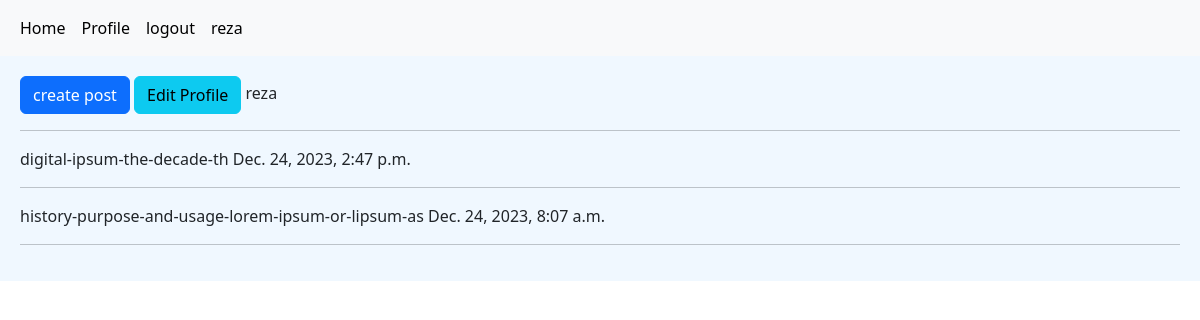
Before: /account/profile/1/ (signed in) with the older database file.
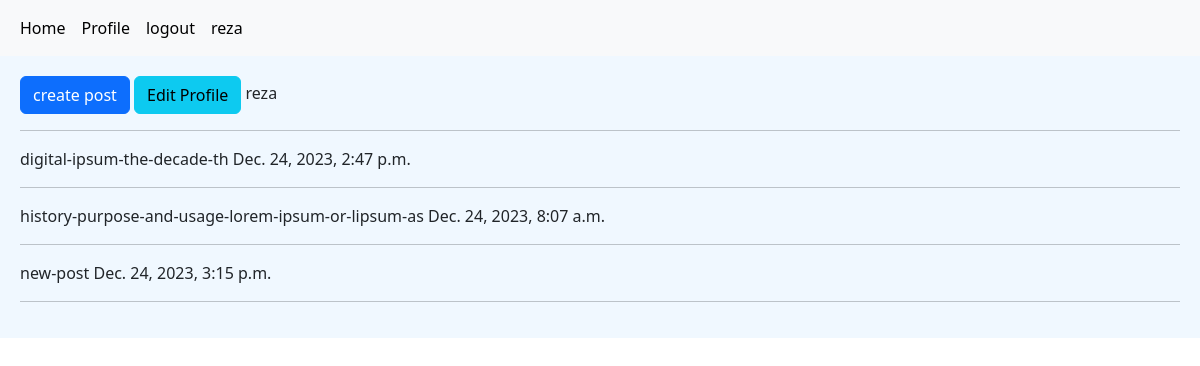
After: the same page with the newer database file.
### home/models.py (models this page shows, shortened)
class Post(models.Model):
    user = models.ForeignKey(User, on_delete=models.CASCADE, related_name='posts')
    body = models.TextField()
    slug = models.SlugField()
    created = models.DateTimeField(auto_now_add=True)
    updated = models.DateTimeField(auto_now=True)

### account/views.py (the view)
# urls.py: path('profile/<int:user_id>/', UserProfileView.as_view(), name='profile'),
class UserProfileView(LoginRequiredMixin, View):
    def get(self, request, user_id):
        user = User.objects.get(pk=user_id)
        posts = user.posts.all()
        is_following = False
        relaton = Relation.objects.filter(from_user=request.user, to_user=user)
        if relaton.exists():
            is_following = True
        return render(request, 'account/profile.html', {'user': user, 'posts': posts,
                                                        'is_following': is_following})

### account/templates/account/profile.html (shortened to what this page needs)
{% extends 'base.html' %}
{% block content %}
    {% if request.user.id == user.id %}
        <a class="btn btn-primary" href="{% url 'home:post_create' %}">create post</a>
        <a class="btn btn-info" href="{% url 'account:edite_user' %}">Edit Profile</a>
    {% endif %}
    {{ user.username }}
    <hr>
    <div class="card-body">
        {% for post in posts %}
            {{ post.slug }}
            {{ post.updated }}
            <hr>
        {% endfor %}
    </div>
{% endblock content %}

Changed rows visible on the page:
added Post: slug "new-post", updated "Dec. 24, 2023, 3:15 p.m."
